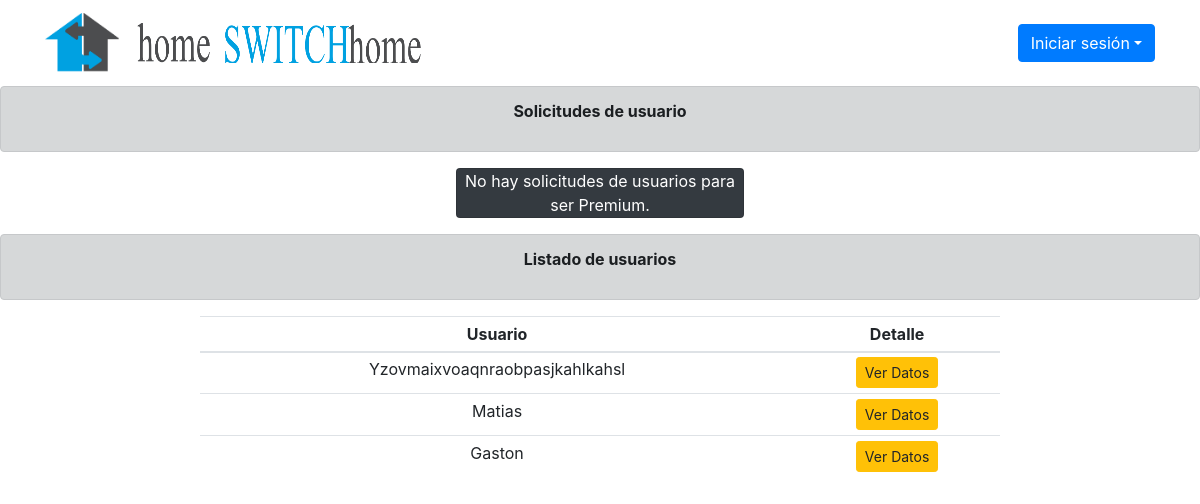
/listado-usuarios.php, run on the app's committed database.
### tables this page shows
CREATE TABLE `usuario` (
  `id` int(11) NOT NULL,
  `nombre` varchar(50) NOT NULL,
  `apellido` varchar(50) NOT NULL,
  `fecha` date NOT NULL,
  `mail` varchar(50) NOT NULL,
  `contrasenia` varchar(20) NOT NULL,
  `titular` varchar(255) NOT NULL,
  `numero_tar` text NOT NULL,
  `vencimiento` varchar(4) NOT NULL,
  `codigo` int(3) NOT NULL,
  `creditos` int(1) NOT NULL,
  `tipo` varchar(11) NOT NULL,
  `limite` int(50) NOT NULL
);

### listado-usuarios.php (the view, shortened to what this page needs)
<?php
include("estilo.php");
include("nav.php");
?>
<div class="alert alert-dark" role="alert">
  <p class="font-weight-bold" align="center">Solicitudes de usuario</p>
</div>
<div align="center">
<div class="card text-white bg-dark mb-3" style="max-width: 18rem;">
    <p class="card-text">No hay solicitudes de usuarios para ser Premium.</p>
  </div>
</div>
<?php
$result = mysqli_query($link,"SELECT * FROM usuario WHERE tipo <> '2'");
?>
<div class="alert alert-dark" role="alert">
  <p class="font-weight-bold" align="center">Listado de usuarios</p>
</div>
<div class="mx-auto" style="width: 800px;" align="center">
<table class="table table-sm">
  <thead>
    <tr align="center">
      <th scope="col">Usuario</th>
      <th scope="col">Detalle</th>
    </tr>
  </thead>
  <tbody>
	<?php
		while($usuario = mysqli_fetch_array($result)){
			?>
	<tr align="center">
      <td><?php echo $usuario['nombre'];?></td>
	  <td><a href="detalle-usuario.php?var=<?php echo $usuario['id'];?>"><button type="button" class="btn btn-warning btn-sm">Ver Datos</button></a></td>
	</tr>
			<?php } ?>
  </tbody>
</table>

### data on the page
usuario: nombre "Yzovmaixvoaqnraobpasjkahlkahsl"
usuario: nombre "Matias"
usuario: nombre "Gaston"
